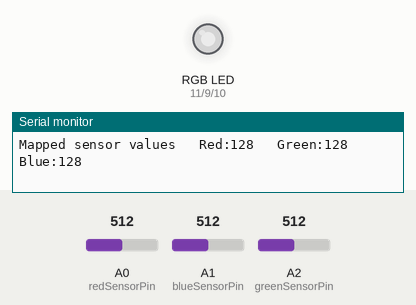
Simulated run of this sketch. Board: Arduino Uno, built with avr-gcc and run on an emulated ATmega328P. Parts: an RGB LED mixed from three pins (HIGH = lit), the last lines printed to the serial monitor. The inputs (shaded band) are chosen by the test bench; at power-on: A0 (redSensorPin) = 512, A1 (blueSensorPin) = 512, A2 (greenSensorPin) = 512. Dim RGB values are drawn brighter than linear.

Above: at 1.2 s.
1.3 s: A0 (redSensorPin) set to 416
At 1.9 s:
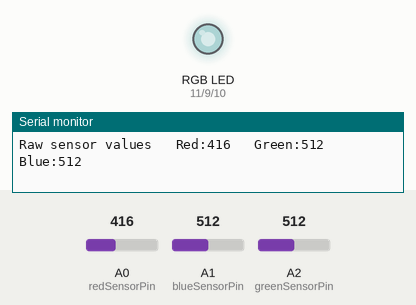
4.3 s: A0 (redSensorPin) set to 392
At 4.8 s:
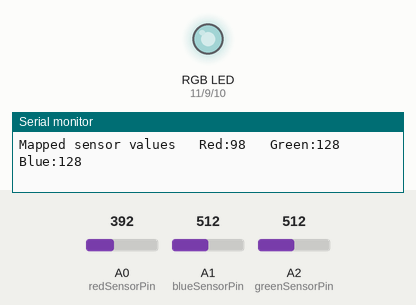
7.3 s: A1 (blueSensorPin) set to 417
At 7.9 s:
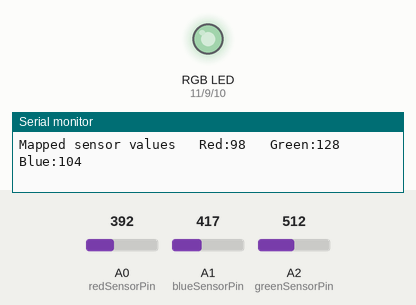
10.3 s: A1 (blueSensorPin) set to 385
At 11.0 s:
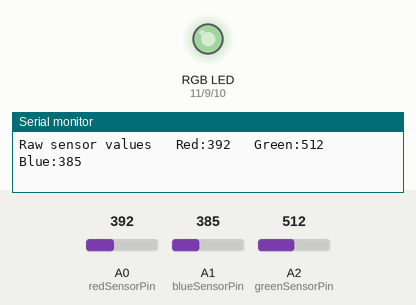
13.3 s: A2 (greenSensorPin) set to 418
At 14.2 s:
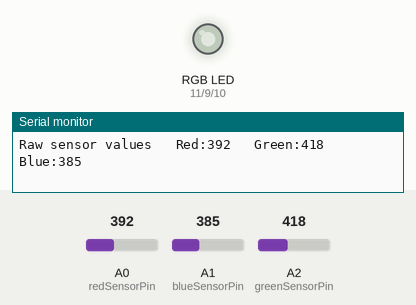
14.9 s: A2 (greenSensorPin) set to 385
At 15.9 s:
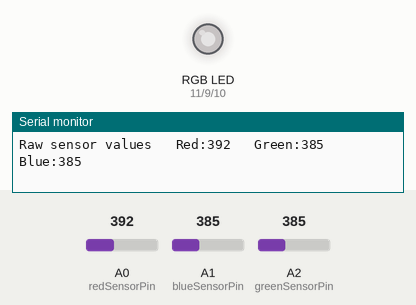
Timing chart, 0 to 17.9 s (numbered marks = the images above; inputs shaded):
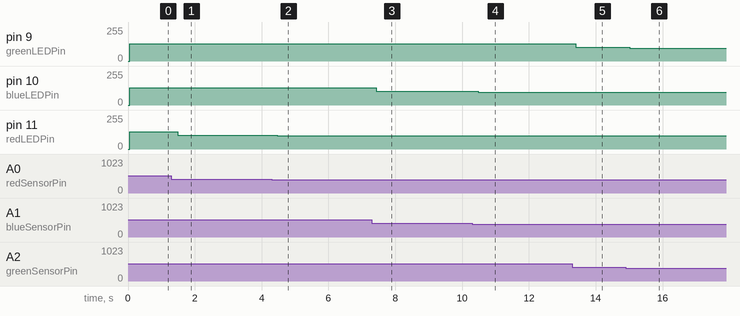

The sketch:

ColorAdjustMixLamp.ino
```cpp
const int greenLEDPin = 9;
const int redLEDPin = 11;
const int blueLEDPin = 10;

const int redSensorPin = A0;
const int blueSensorPin = A1;
const int greenSensorPin = A2;

int redValue = 0;
int greenValue = 0;
int blueValue = 0;

int redSensorValue = 0;
int greenSensorValue = 0;
int blueSensorValue = 0;

void setup(){
  Serial.begin(9600);

  pinMode(greenLEDPin,OUTPUT);
  pinMode(redLEDPin,OUTPUT);
  pinMode(blueLEDPin, OUTPUT);
}

void loop(){
  redSensorValue = analogRead(redSensorPin);
  delay(5);
  greenSensorValue = analogRead(greenSensorPin);
  delay(5);
  blueSensorValue = analogRead(blueSensorPin);

  Serial.print("\nRaw sensor values\t Red:");
  Serial.print(redSensorValue);
  Serial.print("\t Green:");
  Serial.print(greenSensorValue);
  Serial.print("\t Blue:");
  Serial.print(blueSensorValue);

  redValue = redSensorValue / 4;
  greenValue = greenSensorValue / 4;
  blueValue = blueSensorValue / 4;

  Serial.print("\nMapped sensor values\t Red:");
  Serial.print(redValue);
  Serial.print("\t Green:");
  Serial.print(greenValue);
  Serial.print("\t Blue:");
  Serial.print(blueValue);

  analogWrite(redLEDPin, redValue);
  analogWrite(greenLEDPin, greenValue);
  analogWrite(blueLEDPin, blueValue);

}
```

Measured:
- after the input at 1.3 s, pin 11 (redLEDPin): 128/255 → 104/255 after 0.19 s
- after the input at 4.3 s, pin 11 (redLEDPin): 104/255 → 98/255 after 0.17 s
- after the input at 7.3 s, pin 10 (blueLEDPin): 128/255 → 104/255 after 0.13 s
- after the input at 10.3 s, pin 10 (blueLEDPin): 104/255 → 96/255 after 0.18 s
- after the input at 13.3 s, pin 9 (greenLEDPin): 128/255 → 104/255 after 0.11 s
- after the input at 14.9 s, pin 9 (greenLEDPin): 104/255 → 96/255 after 0.12 s
